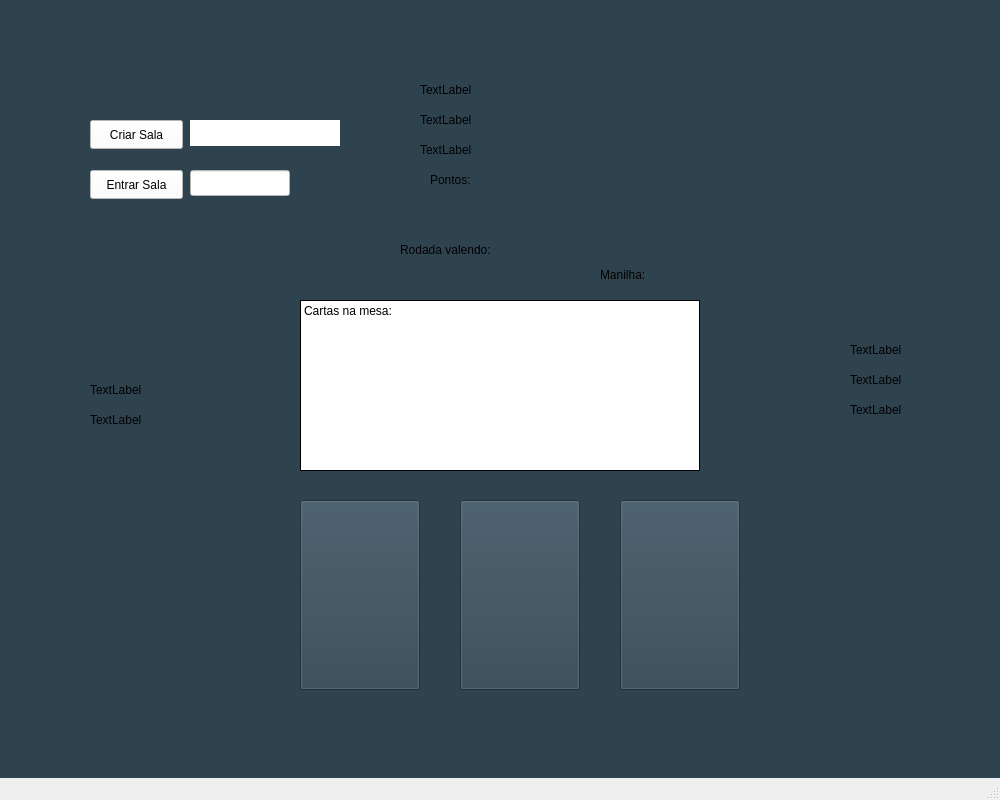
<?xml version="1.0" encoding="UTF-8"?>
<ui version="4.0">
 <class>MainWindow</class>
 <widget class="QMainWindow" name="MainWindow">
  <property name="geometry">
   <rect>
    <x>0</x>
    <y>0</y>
    <width>1000</width>
    <height>800</height>
   </rect>
  </property>
  <property name="windowTitle">
   <string>Truco Paulista</string>
  </property>
  <widget class="QWidget" name="centralwidget">
   <property name="styleSheet">
    <string notr="true">background-color: #2F434F;</string>
   </property>
   <widget class="QPushButton" name="btnCarta1">
    <property name="geometry">
     <rect>
      <x>300</x>
      <y>500</y>
      <width>120</width>
      <height>190</height>
     </rect>
    </property>
    <property name="text">
     <string/>
    </property>
    <property name="iconSize">
     <size>
      <width>300</width>
      <height>300</height>
     </size>
    </property>
   </widget>
   <widget class="QPushButton" name="btnCarta2">
    <property name="geometry">
     <rect>
      <x>460</x>
      <y>500</y>
      <width>120</width>
      <height>190</height>
     </rect>
    </property>
    <property name="text">
     <string/>
    </property>
    <property name="iconSize">
     <size>
      <width>300</width>
      <height>300</height>
     </size>
    </property>
   </widget>
   <widget class="QPushButton" name="btnCarta3">
    <property name="geometry">
     <rect>
      <x>620</x>
      <y>500</y>
      <width>120</width>
      <height>190</height>
     </rect>
    </property>
    <property name="text">
     <string/>
    </property>
    <property name="iconSize">
     <size>
      <width>300</width>
      <height>300</height>
     </size>
    </property>
   </widget>
   <widget class="QPushButton" name="btnTruco">
    <property name="geometry">
     <rect>
      <x>410</x>
      <y>310</y>
      <width>93</width>
      <height>29</height>
     </rect>
    </property>
    <property name="text">
     <string>Pedir Truco</string>
    </property>
   </widget>
   <widget class="QLabel" name="lblManilha">
    <property name="geometry">
     <rect>
      <x>600</x>
      <y>200</y>
      <width>90</width>
      <height>150</height>
     </rect>
    </property>
    <property name="text">
     <string>Manilha:</string>
    </property>
    <property name="textFormat">
     <enum>Qt::TextFormat::AutoText</enum>
    </property>
    <property name="scaledContents">
     <bool>true</bool>
    </property>
   </widget>
   <widget class="QLabel" name="lblPontos">
    <property name="geometry">
     <rect>
      <x>430</x>
      <y>170</y>
      <width>47</width>
      <height>20</height>
     </rect>
    </property>
    <property name="text">
     <string>Pontos:</string>
    </property>
   </widget>
   <widget class="QLabel" name="lblTruco">
    <property name="geometry">
     <rect>
      <x>400</x>
      <y>240</y>
      <width>112</width>
      <height>20</height>
     </rect>
    </property>
    <property name="text">
     <string>Rodada valendo:</string>
    </property>
   </widget>
   <widget class="QLabel" name="lblMesa">
    <property name="geometry">
     <rect>
      <x>300</x>
      <y>300</y>
      <width>400</width>
      <height>171</height>
     </rect>
    </property>
    <property name="styleSheet">
     <string notr="true">background-color: rgb(255, 255, 255);</string>
    </property>
    <property name="frameShape">
     <enum>QFrame::Shape::Box</enum>
    </property>
    <property name="text">
     <string>Cartas na mesa:</string>
    </property>
    <property name="alignment">
     <set>Qt::AlignmentFlag::AlignTop</set>
    </property>
   </widget>
   <widget class="QLabel" name="pontoNos1">
    <property name="geometry">
     <rect>
      <x>560</x>
      <y>250</y>
      <width>20</width>
      <height>20</height>
     </rect>
    </property>
    <property name="text">
     <string/>
    </property>
    <property name="pixmap">
     <pixmap>imagens/circulo_verde.png</pixmap>
    </property>
    <property name="scaledContents">
     <bool>true</bool>
    </property>
   </widget>
   <widget class="QLabel" name="pontoNos2">
    <property name="geometry">
     <rect>
      <x>590</x>
      <y>250</y>
      <width>20</width>
      <height>20</height>
     </rect>
    </property>
    <property name="text">
     <string/>
    </property>
    <property name="pixmap">
     <pixmap>imagens/circulo_verde.png</pixmap>
    </property>
    <property name="scaledContents">
     <bool>true</bool>
    </property>
   </widget>
   <widget class="QLabel" name="pontoNos3">
    <property name="geometry">
     <rect>
      <x>620</x>
      <y>250</y>
      <width>20</width>
      <height>20</height>
     </rect>
    </property>
    <property name="text">
     <string/>
    </property>
    <property name="pixmap">
     <pixmap>imagens/circulo_verde.png</pixmap>
    </property>
    <property name="scaledContents">
     <bool>true</bool>
    </property>
   </widget>
   <widget class="QLabel" name="mesa">
    <property name="geometry">
     <rect>
      <x>0</x>
      <y>0</y>
      <width>1000</width>
      <height>800</height>
     </rect>
    </property>
    <property name="text">
     <string/>
    </property>
    <property name="pixmap">
     <pixmap>mesa.png</pixmap>
    </property>
    <property name="scaledContents">
     <bool>true</bool>
    </property>
   </widget>
   <widget class="QLabel" name="pontoEles1">
    <property name="geometry">
     <rect>
      <x>680</x>
      <y>250</y>
      <width>20</width>
      <height>20</height>
     </rect>
    </property>
    <property name="text">
     <string/>
    </property>
    <property name="pixmap">
     <pixmap>imagens/circulo_verde.png</pixmap>
    </property>
    <property name="scaledContents">
     <bool>true</bool>
    </property>
   </widget>
   <widget class="QLabel" name="pontoEles3">
    <property name="geometry">
     <rect>
      <x>740</x>
      <y>250</y>
      <width>20</width>
      <height>20</height>
     </rect>
    </property>
    <property name="text">
     <string/>
    </property>
    <property name="pixmap">
     <pixmap>imagens/circulo_verde.png</pixmap>
    </property>
    <property name="scaledContents">
     <bool>true</bool>
    </property>
   </widget>
   <widget class="QLabel" name="pontoEles2">
    <property name="geometry">
     <rect>
      <x>710</x>
      <y>250</y>
      <width>20</width>
      <height>20</height>
     </rect>
    </property>
    <property name="text">
     <string/>
    </property>
    <property name="pixmap">
     <pixmap>imagens/circulo_verde.png</pixmap>
    </property>
    <property name="scaledContents">
     <bool>true</bool>
    </property>
   </widget>
   <widget class="QLabel" name="cartaJogador1_1">
    <property name="geometry">
     <rect>
      <x>90</x>
      <y>350</y>
      <width>63</width>
      <height>20</height>
     </rect>
    </property>
    <property name="text">
     <string/>
    </property>
   </widget>
   <widget class="QLabel" name="cartaJogador1_2">
    <property name="geometry">
     <rect>
      <x>90</x>
      <y>380</y>
      <width>63</width>
      <height>20</height>
     </rect>
    </property>
    <property name="text">
     <string>TextLabel</string>
    </property>
   </widget>
   <widget class="QLabel" name="cartaJogador1_3">
    <property name="geometry">
     <rect>
      <x>90</x>
      <y>410</y>
      <width>63</width>
      <height>20</height>
     </rect>
    </property>
    <property name="text">
     <string>TextLabel</string>
    </property>
   </widget>
   <widget class="QLabel" name="cartaJogador2_1">
    <property name="geometry">
     <rect>
      <x>420</x>
      <y>140</y>
      <width>63</width>
      <height>20</height>
     </rect>
    </property>
    <property name="text">
     <string>TextLabel</string>
    </property>
   </widget>
   <widget class="QLabel" name="cartaJogador2_2">
    <property name="geometry">
     <rect>
      <x>420</x>
      <y>110</y>
      <width>63</width>
      <height>20</height>
     </rect>
    </property>
    <property name="text">
     <string>TextLabel</string>
    </property>
   </widget>
   <widget class="QLabel" name="cartaJogador2_3">
    <property name="geometry">
     <rect>
      <x>420</x>
      <y>80</y>
      <width>63</width>
      <height>20</height>
     </rect>
    </property>
    <property name="text">
     <string>TextLabel</string>
    </property>
   </widget>
   <widget class="QLabel" name="cartaJogador3_1">
    <property name="geometry">
     <rect>
      <x>850</x>
      <y>400</y>
      <width>63</width>
      <height>20</height>
     </rect>
    </property>
    <property name="text">
     <string>TextLabel</string>
    </property>
   </widget>
   <widget class="QLabel" name="cartaJogador3_2">
    <property name="geometry">
     <rect>
      <x>850</x>
      <y>370</y>
      <width>63</width>
      <height>20</height>
     </rect>
    </property>
    <property name="text">
     <string>TextLabel</string>
    </property>
   </widget>
   <widget class="QLabel" name="cartaJogador3_3">
    <property name="geometry">
     <rect>
      <x>850</x>
      <y>340</y>
      <width>63</width>
      <height>20</height>
     </rect>
    </property>
    <property name="text">
     <string>TextLabel</string>
    </property>
   </widget>
   <widget class="QPushButton" name="criarSala">
    <property name="geometry">
     <rect>
      <x>90</x>
      <y>120</y>
      <width>93</width>
      <height>29</height>
     </rect>
    </property>
    <property name="palette">
     <palette>
      <active>
       <colorrole role="Button">
        <brush brushstyle="SolidPattern">
         <color alpha="255">
          <red>255</red>
          <green>255</green>
          <blue>255</blue>
         </color>
        </brush>
       </colorrole>
       <colorrole role="Base">
        <brush brushstyle="SolidPattern">
         <color alpha="255">
          <red>255</red>
          <green>255</green>
          <blue>255</blue>
         </color>
        </brush>
       </colorrole>
       <colorrole role="Window">
        <brush brushstyle="SolidPattern">
         <color alpha="255">
          <red>255</red>
          <green>255</green>
          <blue>255</blue>
         </color>
        </brush>
       </colorrole>
      </active>
      <inactive>
       <colorrole role="Button">
        <brush brushstyle="SolidPattern">
         <color alpha="255">
          <red>255</red>
          <green>255</green>
          <blue>255</blue>
         </color>
        </brush>
       </colorrole>
       <colorrole role="Base">
        <brush brushstyle="SolidPattern">
         <color alpha="255">
          <red>255</red>
          <green>255</green>
          <blue>255</blue>
         </color>
        </brush>
       </colorrole>
       <colorrole role="Window">
        <brush brushstyle="SolidPattern">
         <color alpha="255">
          <red>255</red>
          <green>255</green>
          <blue>255</blue>
         </color>
        </brush>
       </colorrole>
      </inactive>
      <disabled>
       <colorrole role="Button">
        <brush brushstyle="SolidPattern">
         <color alpha="255">
          <red>255</red>
          <green>255</green>
          <blue>255</blue>
         </color>
        </brush>
       </colorrole>
       <colorrole role="Base">
        <brush brushstyle="SolidPattern">
         <color alpha="255">
          <red>255</red>
          <green>255</green>
          <blue>255</blue>
         </color>
        </brush>
       </colorrole>
       <colorrole role="Window">
        <brush brushstyle="SolidPattern">
         <color alpha="255">
          <red>255</red>
          <green>255</green>
          <blue>255</blue>
         </color>
        </brush>
       </colorrole>
      </disabled>
     </palette>
    </property>
    <property name="autoFillBackground">
     <bool>false</bool>
    </property>
    <property name="styleSheet">
     <string notr="true">background-color: rgb(255, 255, 255);</string>
    </property>
    <property name="text">
     <string>Criar Sala</string>
    </property>
   </widget>
   <widget class="QPushButton" name="entrarSala">
    <property name="geometry">
     <rect>
      <x>90</x>
      <y>170</y>
      <width>93</width>
      <height>29</height>
     </rect>
    </property>
    <property name="palette">
     <palette>
      <active>
       <colorrole role="Button">
        <brush brushstyle="SolidPattern">
         <color alpha="255">
          <red>255</red>
          <green>255</green>
          <blue>255</blue>
         </color>
        </brush>
       </colorrole>
       <colorrole role="Base">
        <brush brushstyle="SolidPattern">
         <color alpha="255">
          <red>255</red>
          <green>255</green>
          <blue>255</blue>
         </color>
        </brush>
       </colorrole>
       <colorrole role="Window">
        <brush brushstyle="SolidPattern">
         <color alpha="255">
          <red>255</red>
          <green>255</green>
          <blue>255</blue>
         </color>
        </brush>
       </colorrole>
      </active>
      <inactive>
       <colorrole role="Button">
        <brush brushstyle="SolidPattern">
         <color alpha="255">
          <red>255</red>
          <green>255</green>
          <blue>255</blue>
         </color>
        </brush>
       </colorrole>
       <colorrole role="Base">
        <brush brushstyle="SolidPattern">
         <color alpha="255">
          <red>255</red>
          <green>255</green>
          <blue>255</blue>
         </color>
        </brush>
       </colorrole>
       <colorrole role="Window">
        <brush brushstyle="SolidPattern">
         <color alpha="255">
          <red>255</red>
          <green>255</green>
          <blue>255</blue>
         </color>
        </brush>
       </colorrole>
      </inactive>
      <disabled>
       <colorrole role="Button">
        <brush brushstyle="SolidPattern">
         <color alpha="255">
          <red>255</red>
          <green>255</green>
          <blue>255</blue>
         </color>
        </brush>
       </colorrole>
       <colorrole role="Base">
        <brush brushstyle="SolidPattern">
         <color alpha="255">
          <red>255</red>
          <green>255</green>
          <blue>255</blue>
         </color>
        </brush>
       </colorrole>
       <colorrole role="Window">
        <brush brushstyle="SolidPattern">
         <color alpha="255">
          <red>255</red>
          <green>255</green>
          <blue>255</blue>
         </color>
        </brush>
       </colorrole>
      </disabled>
     </palette>
    </property>
    <property name="styleSheet">
     <string notr="true">background-color: rgb(255, 255, 255);</string>
    </property>
    <property name="text">
     <string>Entrar Sala</string>
    </property>
   </widget>
   <widget class="QLabel" name="chatBox">
    <property name="geometry">
     <rect>
      <x>190</x>
      <y>120</y>
      <width>150</width>
      <height>26</height>
     </rect>
    </property>
    <property name="palette">
     <palette>
      <active>
       <colorrole role="Button">
        <brush brushstyle="SolidPattern">
         <color alpha="255">
          <red>255</red>
          <green>255</green>
          <blue>255</blue>
         </color>
        </brush>
       </colorrole>
       <colorrole role="Base">
        <brush brushstyle="SolidPattern">
         <color alpha="255">
          <red>255</red>
          <green>255</green>
          <blue>255</blue>
         </color>
        </brush>
       </colorrole>
       <colorrole role="Window">
        <brush brushstyle="SolidPattern">
         <color alpha="255">
          <red>255</red>
          <green>255</green>
          <blue>255</blue>
         </color>
        </brush>
       </colorrole>
      </active>
      <inactive>
       <colorrole role="Button">
        <brush brushstyle="SolidPattern">
         <color alpha="255">
          <red>255</red>
          <green>255</green>
          <blue>255</blue>
         </color>
        </brush>
       </colorrole>
       <colorrole role="Base">
        <brush brushstyle="SolidPattern">
         <color alpha="255">
          <red>255</red>
          <green>255</green>
          <blue>255</blue>
         </color>
        </brush>
       </colorrole>
       <colorrole role="Window">
        <brush brushstyle="SolidPattern">
         <color alpha="255">
          <red>255</red>
          <green>255</green>
          <blue>255</blue>
         </color>
        </brush>
       </colorrole>
      </inactive>
      <disabled>
       <colorrole role="Button">
        <brush brushstyle="SolidPattern">
         <color alpha="255">
          <red>255</red>
          <green>255</green>
          <blue>255</blue>
         </color>
        </brush>
       </colorrole>
       <colorrole role="Base">
        <brush brushstyle="SolidPattern">
         <color alpha="255">
          <red>255</red>
          <green>255</green>
          <blue>255</blue>
         </color>
        </brush>
       </colorrole>
       <colorrole role="Window">
        <brush brushstyle="SolidPattern">
         <color alpha="255">
          <red>255</red>
          <green>255</green>
          <blue>255</blue>
         </color>
        </brush>
       </colorrole>
      </disabled>
     </palette>
    </property>
    <property name="styleSheet">
     <string notr="true">background-color: rgb(255, 255, 255);</string>
    </property>
    <property name="text">
     <string/>
    </property>
   </widget>
   <widget class="QLineEdit" name="entradaCodigo">
    <property name="geometry">
     <rect>
      <x>190</x>
      <y>170</y>
      <width>100</width>
      <height>26</height>
     </rect>
    </property>
    <property name="styleSheet">
     <string notr="true">background-color: rgb(255, 255, 255);</string>
    </property>
   </widget>
   <zorder>mesa</zorder>
   <zorder>btnCarta1</zorder>
   <zorder>btnCarta2</zorder>
   <zorder>btnCarta3</zorder>
   <zorder>btnTruco</zorder>
   <zorder>lblManilha</zorder>
   <zorder>lblPontos</zorder>
   <zorder>lblTruco</zorder>
   <zorder>lblMesa</zorder>
   <zorder>pontoNos1</zorder>
   <zorder>pontoNos2</zorder>
   <zorder>pontoNos3</zorder>
   <zorder>pontoEles1</zorder>
   <zorder>pontoEles3</zorder>
   <zorder>pontoEles2</zorder>
   <zorder>cartaJogador1_1</zorder>
   <zorder>cartaJogador1_2</zorder>
   <zorder>cartaJogador1_3</zorder>
   <zorder>cartaJogador2_1</zorder>
   <zorder>cartaJogador2_2</zorder>
   <zorder>cartaJogador2_3</zorder>
   <zorder>cartaJogador3_1</zorder>
   <zorder>cartaJogador3_2</zorder>
   <zorder>cartaJogador3_3</zorder>
   <zorder>criarSala</zorder>
   <zorder>entrarSala</zorder>
   <zorder>chatBox</zorder>
   <zorder>entradaCodigo</zorder>
  </widget>
  <widget class="QMenuBar" name="menubar">
   <property name="geometry">
    <rect>
     <x>0</x>
     <y>0</y>
     <width>1000</width>
     <height>26</height>
    </rect>
   </property>
  </widget>
  <widget class="QStatusBar" name="statusbar"/>
 </widget>
 <resources/>
 <connections/>
</ui>
